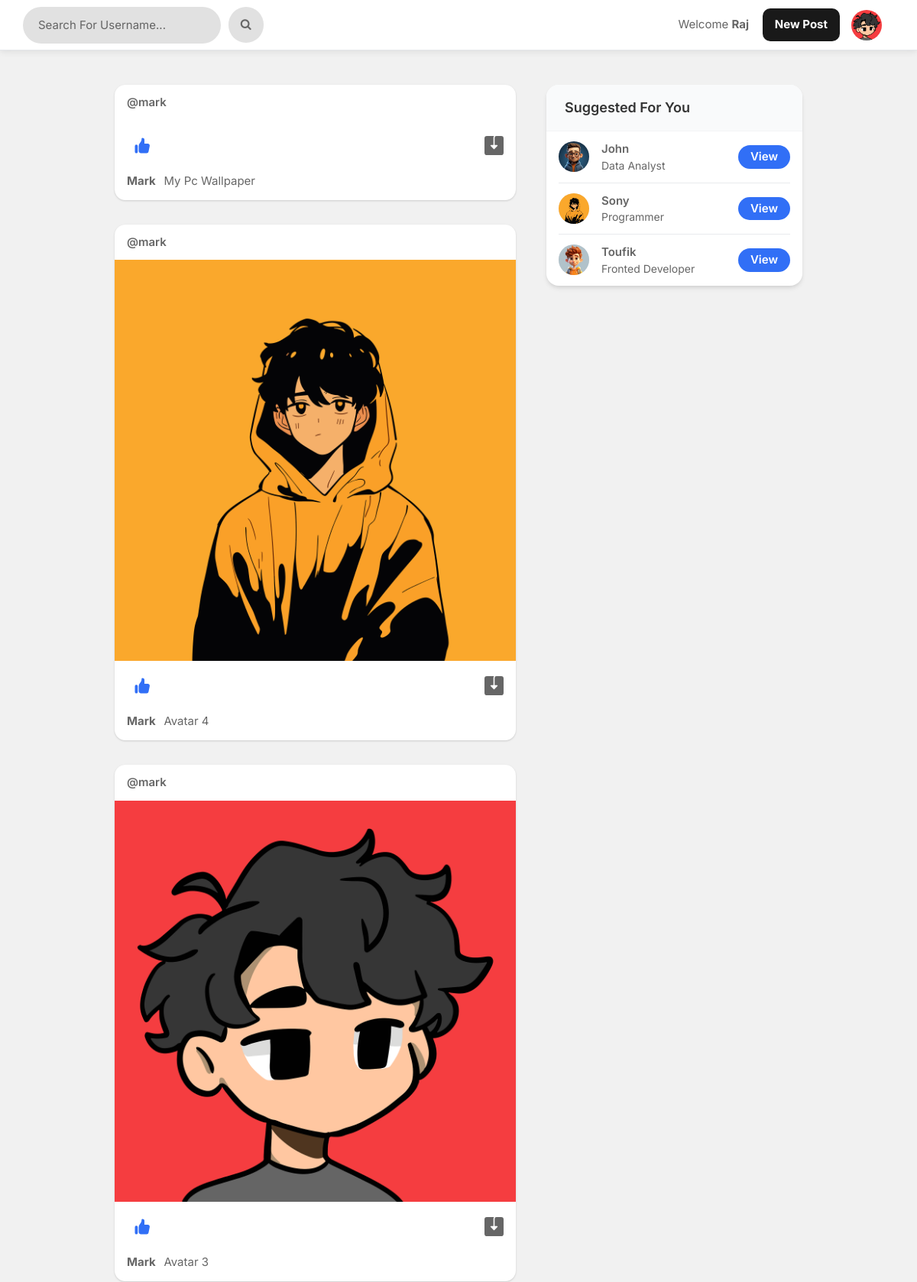
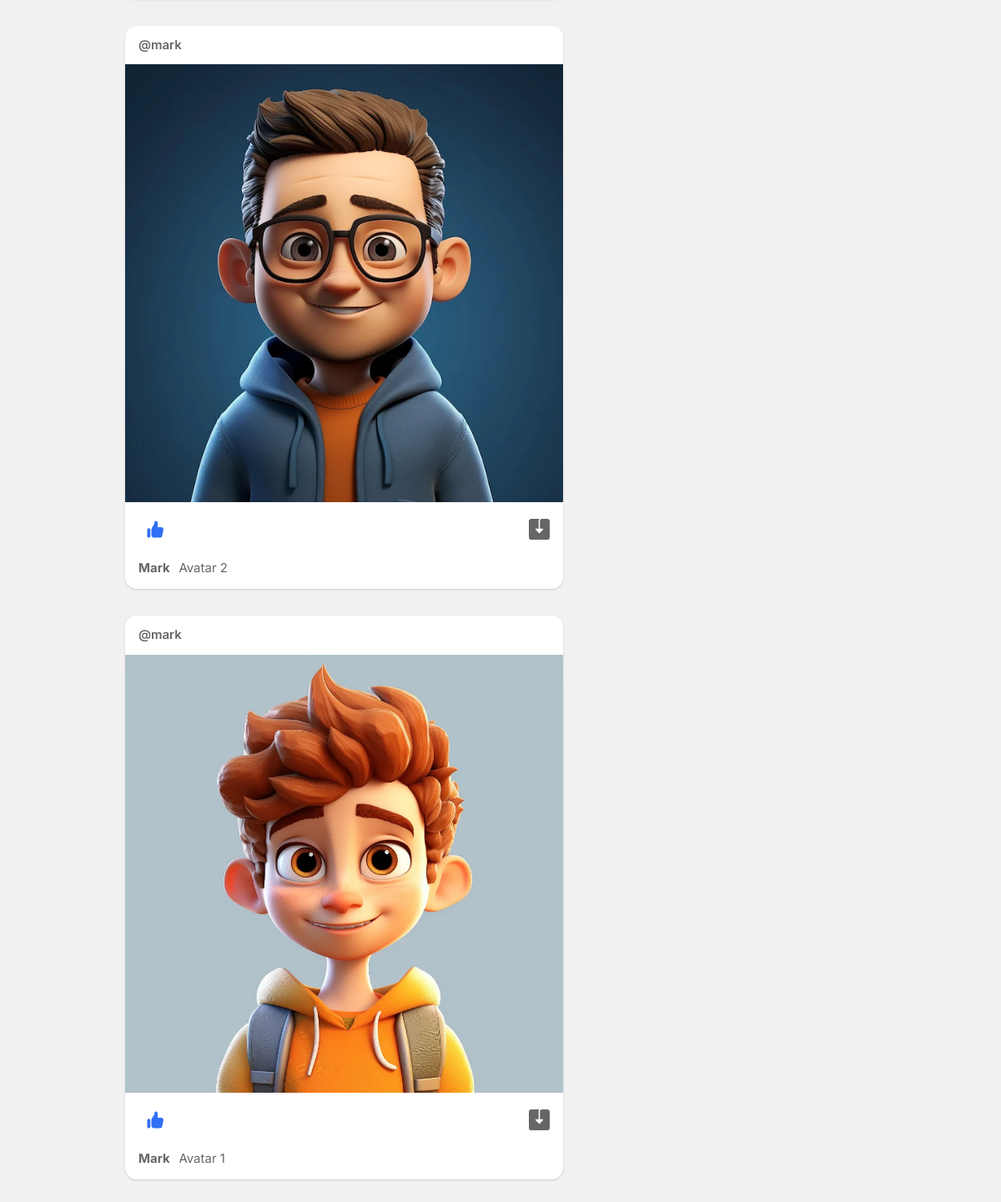
Screenshot of / (signed in) with the database file from the repository (2 pictures, top to bottom).
### app/models.py (models this page shows, shortened)
class Profile(models.Model):
    user = models.ForeignKey(User, on_delete=models.CASCADE)
    id_user = models.IntegerField()
    bio = models.TextField(blank=True)
    profileimg = models.ImageField(upload_to='profileImages', default='blank-profile-picture.png')
    location = models.CharField(max_length=100, blank=True)

class Post(models.Model):
    id = models.UUIDField(primary_key=True, default=uuid.uuid4)
    user = models.CharField(max_length=100)
    image = models.ImageField(upload_to='postImages')
    caption = models.TextField()
    created_at = models.DateTimeField(default=datetime.now)
    no_of_likes = models.IntegerField(default=0)

### app/views.py (the view)
# urls.py: path('', views.index, name='index'),
@login_required(login_url='signin')
def index(request):
    user_object = User.objects.get(username=request.user.username)
    user_profile = Profile.objects.get(user=user_object)
    user_following_list = []
    feed = []
    user_following = FollowersCount.objects.filter(follower=request.user.username)
    for users in user_following:
        user_following_list.append(users.user)
    for usernames in user_following_list:
        feed_lists = Post.objects.filter(user=usernames)
        feed.append(feed_lists)
    feed_list = list(chain(*feed))
    all_users = User.objects.all()
    user_following_all = []
    for user in user_following:
        user_list = User.objects.get(username=user.user)
        user_following_all.append(user_list)
    new_suggestions_list = [x for x in list(all_users) if (x not in list(user_following_all))]
    current_user = User.objects.filter(username=request.user.username)
    final_suggestions_list = [x for x in list(new_suggestions_list) if ( x not in list(current_user))]
    random.shuffle(final_suggestions_list)
    username_profile = []
    username_profile_list = []
    for users in final_suggestions_list:
        username_profile.append(users.id)
    for ids in username_profile:
        profile_lists = Profile.objects.filter(id_user=ids)
        username_profile_list.append(profile_lists)
    suggestions_username_profile_list = list(chain(*username_profile_list))
    return render(request, 'index.html', {'user_profile': user_profile, 'posts':feed_list, 'suggestions_username_profile_list': suggestions_username_profile_list[:4]})

### templates/index.html (shortened to what this page needs)
{% load static %}
<!DOCTYPE html>
<html lang="en">
<head>
    <link rel="stylesheet" href="{% static 'assets/css/uikit.css' %}">
    <link rel="stylesheet" href="{% static 'assets/css/style.css' %}">
    <link rel="stylesheet" href="{% static 'assets/css/tailwind.css' %}">
    <link rel="stylesheet" href="{% static 'assets/css/index.css' %}">
    <link rel="stylesheet" href="https://cdnjs.cloudflare.com/ajax/libs/font-awesome/4.7.0/css/font-awesome.min.css">
</head>
<body>
    <header>
        <div class="header_inner">
            <form action="/search" method="POST">
                <div class="left-side">
                    <input class="shadow-none" type="text" name="username" placeholder="Search For Username...">&nbsp;
                    <button type="submit"><i class="fa fa-search fa-1x"></i></button>
                </div>
            </form>
            <div class="right-side lg:pr-4">
                <a href="#" class="user_username">
                    Welcome <b name="" class="">{{user.username}}&nbsp; &nbsp; &nbsp;</b>
                </a>
                <a href="#" class="flex font-bold inline-block items-center upload_btn">
                    New Post
                </a>
                <a href="#">
                    <img src="{{user_profile.profileimg.url}}" class="header-avatar" alt="">
                </a>
            </div>
        </div>
    </header>
    <div class="container m-auto">
        <div class="lg:flex justify-center lg:space-x-10 lg:space-y-0 space-y-5">
            <div class="space-y-5 flex-shrink-0 lg:w-7/12">
                {% for post in posts reversed %}
                <div class="bg-white shadow rounded-md  -mx-2 lg:mx-0 post_box">
                    <div class="flex justify-between items-center px-4 py-3">
                        <div class="flex flex-1 items-center space-x-4">
                            <span class="block font-semibold "><a
                                    href="/profile/{{post.user}}">@{{post.user}}</a></span>
                        </div>
                    </div>
                    <div uk-lightbox>
                        <a href="{{post.image.url}}">
                            <img src="{{post.image.url}}" alt="">
                        </a>
                    </div>
                    <div class="py-3 px-4 space-y-3">
                        <div class="flex space-x-4 lg:font-bold">
                            <a href="/like-post?post_id={{post.id}}" class="flex items-center space-x-2">
                                <div class="p-2 rounded-full text-black likes_count">
                                </div>
                            </a>
                            <a href="{{post.image.url}}" class="flex items-center space-x-2 flex-1 justify-end"
                                download>
                            </a>
                        </div>
                        <p>
                            <a class="user_caption"
                                href="/profile/{{post.user}}"><strong>{{post.user}}&nbsp;&nbsp;&nbsp;</strong></a>{{post.caption}}
                        </p>
                    </div>
                </div>
                {% endfor %}
            </div>
            <div class="lg:w-5/12">
                <div class="bg-white  shadow-md rounded-md overflow-hidden user_sugg">
                    <div class="bg-gray-50  border-b border-gray-100 flex items-baseline justify-between py-4 px-6 ">
                        <h2 class="font-semibold text-lg">Suggested For You</h2>
                    </div>
                    <div class="divide-gray-300 divide-gray-50 divide-opacity-50 divide-y px-4">
                        {% for suggestion in suggestions_username_profile_list %}
                        <div class="flex items-center justify-between py-3">
                            <div class="flex flex-1 items-center space-x-4">
                                <a href="/profile/{{suggestion.user}}">
                                    <img src="{{suggestion.profileimg.url}}" class="bg-gray-200 rounded-full w-10 h-10">
                                </a>
                                <div class="flex flex-col">
                                    <span class="block capitalize font-semibold">{{suggestion.user}}</span>
                                    <span class="block capitalize text-sm">{{suggestion.bio}}</span>
                                </div>
                            </div>
                            <a href="/profile/{{suggestion.user}}" class="font-semibold px-4 py-1 view_btn">
                                View
                            </a>
                        </div>
                        {% endfor %}
                    </div>
                </div>
            </div>
        </div>
    </div>
</body>
</html>

### static/assets/css/style.css (style rules this page uses)
body { background-color: #B0B3B8 !important; }
button { vertical-align: middle; }
input { height: 48px; line-height: 48px; padding: 0 20px; outline: none; font-size: 15px; color: #808080; max-width: 100%; width: 100%; -webkit-box-sizing: border-box; box-sizing: border-box; display: block; font-weight: 400; opacity: 1; border-radius: 4px; border: none; -webkit-box-shadow: 0 1px 4px 0px rgba(0, 0, 0, 0.12); box-shadow: 0 1px 4px 0px rgba(0, 0, 0, 0.12); }
input[type="text"], input[type="password"], input[type="email"], input[type="number"] { height: 48px; line-height: 48px; padding: 0 20px; outline: none; font-size: 15px; color: #808080; max-width: 100%; width: 100%; -webkit-box-sizing: border-box; box-sizing: border-box; display: block; font-weight: 400; opacity: 1; border-radius: 4px; border: none; -webkit-box-shadow: 0 1px 4px 0px rgba(0, 0, 0, 0.12); box-shadow: 0 1px 4px 0px rgba(0, 0, 0, 0.12); }
input { -webkit-transition: all 0.1s ease-in-out; transition: all 0.1s ease-in-out; }
::placeholder { color: #808080; opacity: 1; }
button { border: none; margin: 0; padding: 0; width: auto; overflow: visible; background: transparent; color: inherit; font: inherit; line-height: normal; cursor: pointer; }
a { color: #be185d; -webkit-transition: 0.3s; transition: 0.3s; outline: none !important; }
button { outline: none !important; }
img { max-width: 100%; }
body { color: #666; font-size: 15px; line-height: 27px; background-color: #f0f2f5; font-family: "Inter", sans-serif; text-transform: none; }
body p { font-size: 15px; line-height: 27px; }
h1, h2, h3, h4, h5, h6 { font-family: "Inter", sans-serif; text-transform: none; }
input[type="text"], input[type="password"], input[type="email"] { font-family: "Inter", sans-serif; text-transform: none; }
button, body .pac-container { font-family: "Inter", sans-serif; text-transform: none; }
h1, h2, h3, h4, h5, h6 { color: #333; font-weight: 500; margin: 0; padding: 0; }
h2 { font-size: 26px; }
b, strong { font-weight: 700 !important; }
@media (min-width: 1024px) { .container { max-width: 900px !important; padding-top: 45px; } }
header { background-color: #fff; left: 0; right: 0; top: 0; z-index: 99; height: 66px; display: -webkit-box; display: -ms-flexbox; display: flex; -webkit-box-align: center; -ms-flex-align: center; align-items: center; border-bottom: 1px solid #e5e7eb; }
header .header_inner { display: -webkit-box; display: -ms-flexbox; display: flex; -webkit-box-align: center; -ms-flex-align: center; align-items: center; max-width: 1090px; margin: auto; width: 100%; max-width: 100% !important; padding: 0 30px; }
header .header_inner .left-side { display: -webkit-box; display: -ms-flexbox; display: flex; -webkit-box-align: center; -ms-flex-align: center; align-items: center; }
header .header_inner .right-side { display: -webkit-box; display: -ms-flexbox; display: flex; -webkit-box-align: center; -ms-flex-align: center; align-items: center; -webkit-box-pack: end; -ms-flex-pack: end; justify-content: flex-end; margin-left: auto; }
header .header_inner .right-side .header-avatar { width: 32px; height: 32px; border-radius: 100%; margin-left: 15px; }
.shadow-none { -webkit-box-shadow: none !important; box-shadow: none !important; }

### static/assets/css/index.css (style rules this page uses)
body { background-color: #f1f1f1 !important; }
header { position: sticky; box-shadow: 0px 1px 9px rgba(0, 0, 0, 0.1); }
.left-side input { background-color: rgb(225, 225, 225); border-radius: 100px; color: rgb(0, 0, 0) !important; }
.left-side input::placeholder { color: rgb(100, 100, 100) !important; }
.left-side button { padding-top: .75rem; padding-bottom: .75rem; padding-left: 1rem; padding-right: 1rem; background-color: red; border-radius: 50px; background-color: rgb(225, 225, 225); }
.user_username { text-transform: capitalize; }
.upload_btn { padding-top: .625rem; padding-bottom: .625rem; padding-right: 1rem; padding-left: 1rem; background-color: rgb(25, 25, 25); color: white !important; border-radius: .625rem; transition: .3s; }
.header-avatar { width: 2.5rem !important; height: 2.5rem !important; }
.likes_count { display: flex; }
.like_logo { color: #316FF6; }
.user_sugg { border-radius: 1rem; }
.post_box { border-radius: .875rem; margin-bottom: 2rem !important; }
.user_caption { text-transform: capitalize; }
.view_btn { background-color: #316FF6; border-radius: 3rem; color: white; transition: .3s; }

### rows the page displays
Profile: profileimg (picture)
Post: user "mark", user "Mark", caption "My Pc Wallpaper"
Post: user "mark", image (picture), user "Mark", caption "Avatar 4"
Post: user "mark", image (picture), user "Mark", caption "Avatar 3"
Post: user "mark", image (picture), user "Mark", caption "Avatar 2"
Post: user "mark", image (picture), user "Mark", caption "Avatar 1"
Profile: profileimg (picture), user "John", bio "Data Analyst"
Profile: profileimg (picture), user "Sony", bio "Programmer"
Profile: profileimg (picture), user "Toufik", bio "Fronted Developer"

### other values shown
{{ user.username }} "Raj"
